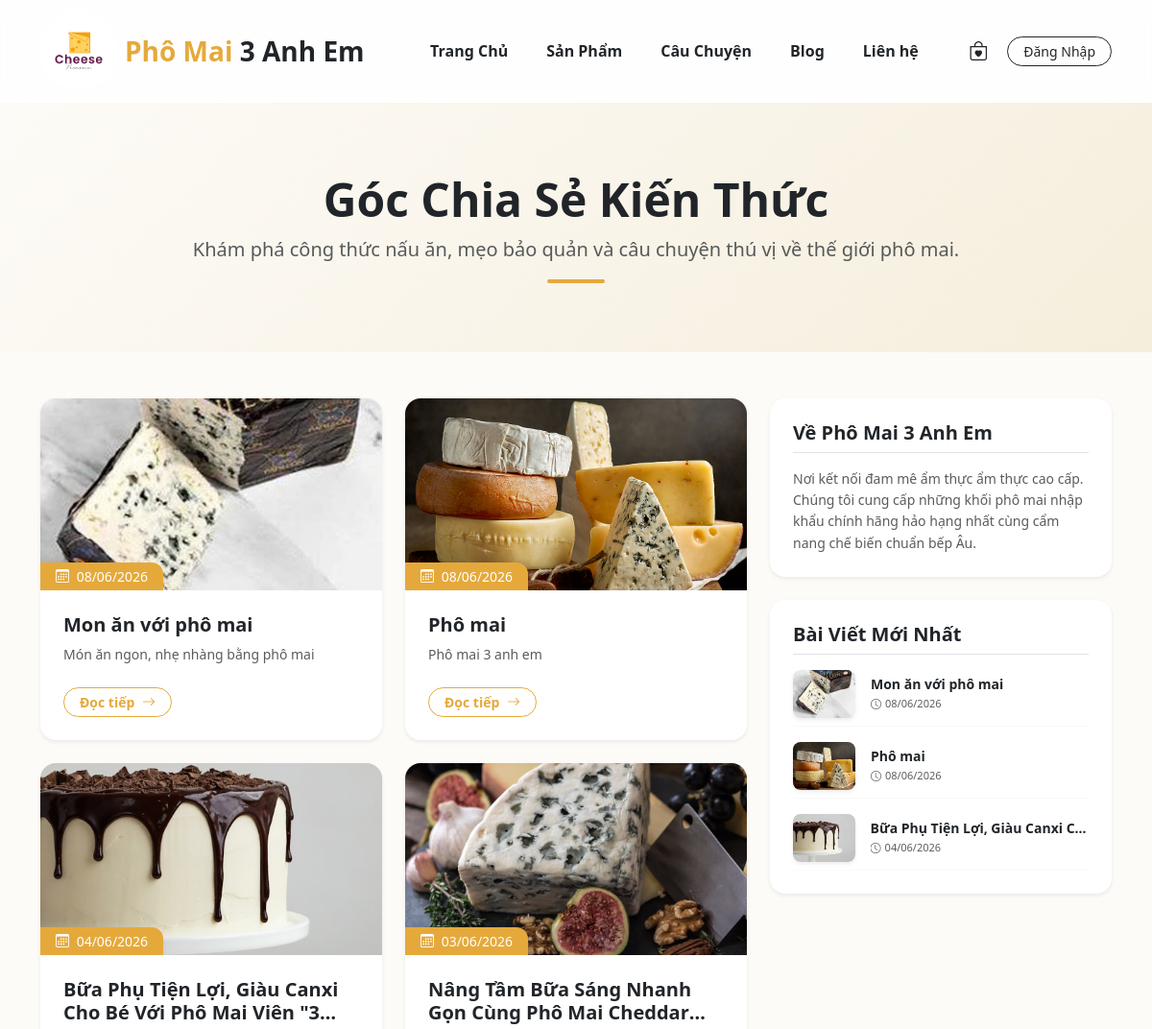
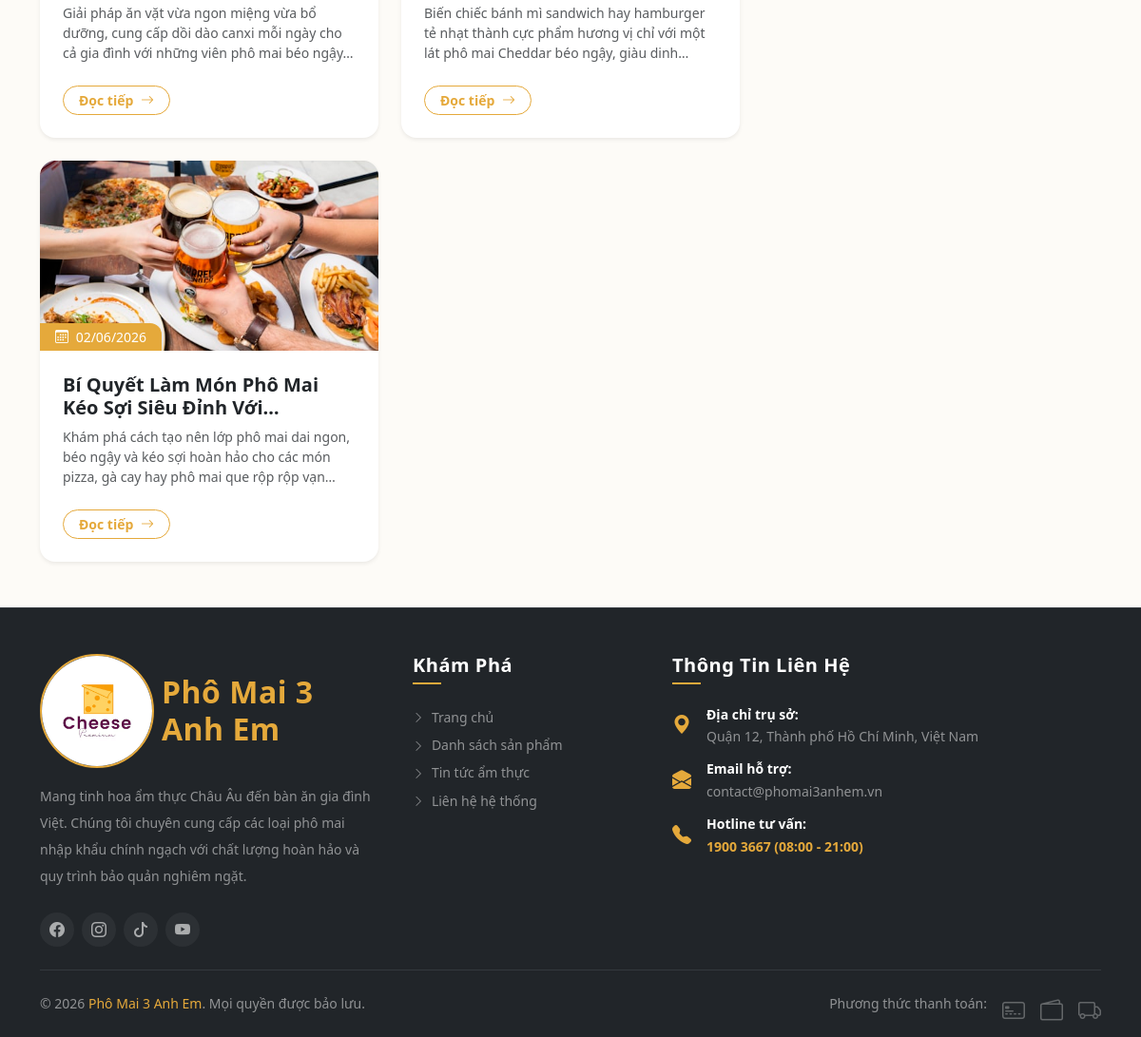
Screenshot of /Blog.php with the database file from the repository (2 pictures, top to bottom).
### tables this page shows
CREATE TABLE `posts` (
  `id` int(11) NOT NULL,
  `title` varchar(255) NOT NULL,
  `slug` varchar(255) NOT NULL,
  `image` varchar(255) DEFAULT 'default-post.jpg',
  `summary` varchar(500) DEFAULT NULL,
  `content` text NOT NULL,
  `is_featured` tinyint(1) NOT NULL DEFAULT 0,
  `created_at` timestamp NOT NULL DEFAULT current_timestamp()
);

### Blog.php (the view, shortened to what this page needs)
<?php
include_once 'config/db.php';
include_once 'includes/header.php';
$stmt_all = $pdo->query("SELECT * FROM posts ORDER BY id DESC");
$posts = $stmt_all->fetchAll();
$stmt_recent = $pdo->query("SELECT * FROM posts ORDER BY id DESC LIMIT 3");
$recent_posts = $stmt_recent->fetchAll();
?>
<div class="blog-banner py-5 mb-5 bg-light position-relative overflow-hidden" style="background: linear-gradient(135deg, #fdfbf7 0%, #f5eedc 100%);">
    <div class="container py-4 text-center" data-aos="fade-down">
        <h1 class="fw-bold text-dark display-5 mb-2">Góc Chia Sẻ Kiến Thức</h1>
        <p class="text-muted lead mb-0">Khám phá công thức nấu ăn, mẹo bảo quản và câu chuyện thú vị về thế giới phô mai.</p>
        <div class="mx-auto mt-3 bg-gold rounded-pill" style="width: 60px; height: 4px;"></div>
    </div>
</div>
<div class="container mb-5">
    <div class="row g-4">
        <div class="col-lg-8">
            <div class="row g-4">
                <?php if (count($posts) > 0): ?>
                    <?php foreach ($posts as $post): ?>
                        <div class="col-md-6 col-12" data-aos="fade-up">
                            <div class="card h-100 border-0 shadow-sm rounded-4 overflow-hidden blog-card bg-white">
                                <div class="position-relative overflow-hidden" style="height: 200px;">
                                    <img src="assets/img/<?= !empty($post['image']) ? $post['image'] : 'default-post.jpg'; ?>"
                                         class="w-100 h-100 object-fit-cover blog-img"
                                         alt="<?= htmlspecialchars($post['title']); ?>">
                                    <span class="position-absolute bottom-0 start-0 bg-gold text-white px-3 py-1 small rounded-tr-4 font-semibold shadow-sm">
                                        <i class="bi bi-calendar3 me-1"></i> <?= date('d/m/Y', strtotime($post['created_at'])); ?>
                                    </span>
                                </div>
                                <div class="card-body p-4 d-flex flex-column">
                                    <h5 class="fw-bold text-dark mb-2 line-clamp-2 hover-gold-text">
                                        <a href="blog-detail.php?slug=<?= $post['slug']; ?>" class="text-decoration-none text-dark">
                                            <?= htmlspecialchars($post['title']); ?>
                                        </a>
                                    </h5>
                                    <p class="text-muted small mb-4 flex-grow-1 line-clamp-3">
                                        <?= htmlspecialchars($post['summary'] ?? 'Bấm xem chi tiết để khám phá những kiến thức bổ ích về món ăn này...'); ?>
                                    </p>
                                    <div class="mt-auto">
                                        <a href="blog-detail.php?slug=<?= $post['slug']; ?>" class="btn btn-sm btn-outline-gold rounded-pill px-3 fw-bold small transition-all">
                                            Đọc tiếp <i class="bi bi-arrow-right ms-1"></i>
                                        </a>
                                    </div>
                                </div>
                            </div>
                        </div>
                    <?php endforeach; ?>
                <?php endif; ?>
            </div>
        </div>
        <div class="col-lg-4">
            <div class="card border-0 shadow-sm rounded-4 p-4 mb-4 bg-white" data-aos="fade-left">
                <h5 class="fw-bold text-dark border-bottom pb-2 mb-3">Về Phô Mai 3 Anh Em</h5>
                <p class="text-muted small mb-0" style="line-height: 1.6;">
                    Nơi kết nối đam mê ẩm thực ẩm thực cao cấp. Chúng tôi cung cấp những khối phô mai nhập khẩu chính hãng hảo hạng nhất cùng cẩm nang chế biến chuẩn bếp Âu.
                </p>
            </div>
            <div class="card border-0 shadow-sm rounded-4 p-4 bg-white position-sticky" style="top: 90px;" data-aos="fade-left" data-aos-delay="100">
                <h5 class="fw-bold text-dark border-bottom pb-2 mb-3">Bài Viết Mới Nhất</h5>
                <div class="d-flex flex-column gap-3">
                    <?php if (count($recent_posts) > 0): ?>
                        <?php foreach ($recent_posts as $r_post): ?>
                            <div class="d-flex align-items-center gap-3 pb-2 border-bottom border-light">
                                <img src="assets/img/<?= !empty($r_post['image']) ? $r_post['image'] : 'default-post.jpg'; ?>"
                                     class="rounded-3 object-fit-cover shadow-sm" style="width: 65px; height: 50px;" alt="">
                                <div class="overflow-hidden">
                                    <h6 class="text-dark small fw-bold mb-1 text-truncate">
                                        <a href="blog-detail.php?slug=<?= $r_post['slug']; ?>" class="text-decoration-none text-dark hover-gold-text">
                                            <?= htmlspecialchars($r_post['title']); ?>
                                        </a>
                                    </h6>
                                    <small class="text-muted d-block" style="font-size: 11px;">
                                        <i class="bi bi-clock me-1"></i><?= date('d/m/Y', strtotime($r_post['created_at'])); ?>
                                    </small>
                                </div>
                            </div>
                        <?php endforeach; ?>
                    <?php else: ?>
                        <small class="text-muted">Chưa có bài viết mới cập nhật.</small>
                    <?php endif; ?>
                </div>
            </div>
        </div>
    </div>
</div>
<?php include_once 'includes/footer.php'; ?>

### assets/css/style.css (style rules this page uses)
:root { --primary-gold: #E5A93B; --bg-cream: #FDFBF7; --text-charcoal: #2C2C2C; --glass-bg: rgba(255, 255, 255, 0.8); --glass-border: rgba(255, 255, 255, 0.4); --glass-blur: blur(12px); }
body { background-color: var(--bg-cream); color: var(--text-charcoal); font-family: 'Segoe UI', Tahoma, Geneva, Verdana, sans-serif; overflow-x: hidden; }

### Blog.php (style rules this page uses)
:root { --gold-color: #E5A93B; --gold-hover: #C98F2A; }
.bg-gold { background-color: var(--gold-color) !important; }
.btn-outline-gold { color: var(--gold-color); border-color: var(--gold-color); }
.blog-card { transition: all 0.3s cubic-bezier(0.25, 0.8, 0.25, 1); }
.blog-img { transition: transform 0.5s ease; }
.rounded-tr-4 { border-top-right-radius: 12px !important; }
.line-clamp-2 { display: -webkit-box; -webkit-line-clamp: 2; -webkit-box-orient: vertical; overflow: hidden; }
.line-clamp-3 { display: -webkit-box; -webkit-line-clamp: 3; -webkit-box-orient: vertical; overflow: hidden; }

### rows the page displays
posts: image (picture), created_at "08/06/2026", title "Mon ăn với phô mai", summary "Món ăn ngon, nhẹ nhàng bằng phô mai"
posts: image (picture), created_at "08/06/2026", title "Phô mai", summary "Phô mai 3 anh em"
posts: image (picture), created_at "04/06/2026", title "Bữa Phụ Tiện Lợi, Giàu Canxi Cho Bé Với Phô Mai Viên…", summary "Giải pháp ăn vặt vừa ngon miệng vừa bổ dưỡng, cung cấp dồi dào canxi mỗi ngày cho cả gia đình với những viên phô mai béo…", title "Bữa Phụ Tiện Lợi, Giàu Canxi C…"
posts: image (picture), created_at "03/06/2026", title "Nâng Tầm Bữa Sáng Nhanh Gọn Cùng Phô Mai…", summary "Biến chiếc bánh mì sandwich hay hamburger tẻ nhạt thành cực phẩm hương vị chỉ với một lát phô mai Cheddar béo ngậy, giàu…"
posts: image (picture), created_at "02/06/2026", title "Bí Quyết Làm Món Phô Mai Kéo Sợi Siêu Đỉnh…", summary "Khám phá cách tạo nên lớp phô mai dai ngon, béo ngậy và kéo sợi hoàn hảo cho các món pizza, gà cay hay phô mai que rộp rộp…"
